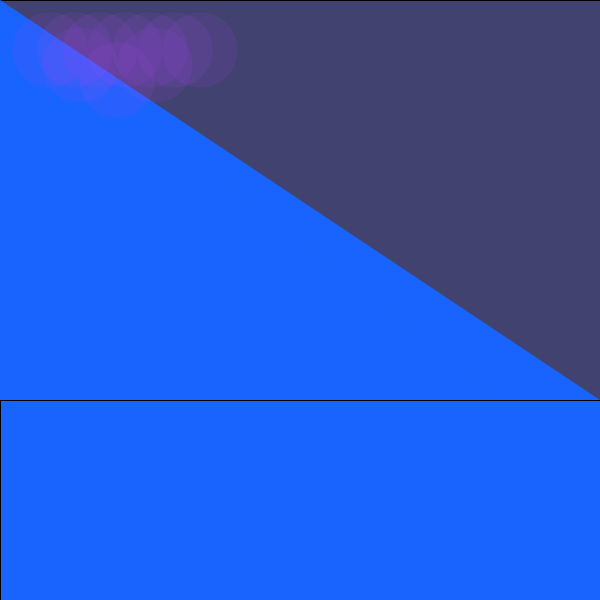
Frame 1 (no input)
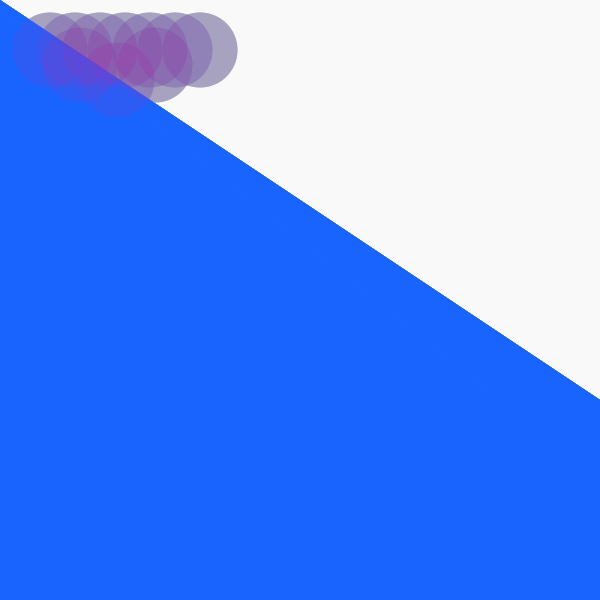
Frame 60 (the mouse pressed at the canvas centre just before this capture)
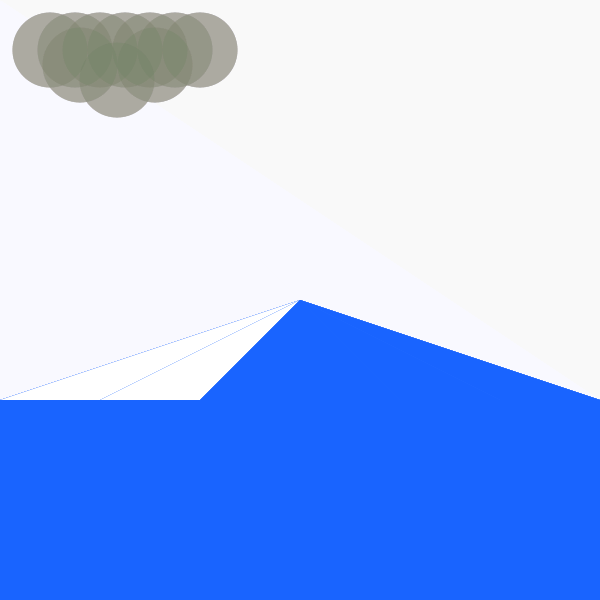
Frame 120 (the mouse held since frame 60 and released just before this capture)

The Processing sketch that drew these frames (run headless with seeded random() and noise(); from frame 60 on, the mouse is pressed at the canvas centre):

// Processing sketch: processing_148241
// ── processing_148241.pde

void setup()
{
  size(600,600);
  background(50,50,100);  
}
void draw()
{
  fill(255,255,255, 20);
  rect(0,0,600,400);
  fill(25,100,255);
  rect(0,400, 600,200);
  noStroke();
 triangle(0,400, mouseX, mouseY, 100,400);
if(mouseX>100)
  fill(255,255,255);
  triangle(0,400,mouseX, mouseY, 100,400);
if(mouseX>100)
  fill(25,100,255);
  triangle(100, 400, mouseX, mouseY, 200,400);
  if(mouseX>200)
  fill(255,255,255);
  triangle(100,400,mouseX, mouseY, 200,400);
if(mouseX>200)
  fill(25,100,255);
  triangle(200, 400, mouseX, mouseY, 300,400);
   if(mouseX>300)
  fill(255,255,255);
  triangle(200,400,mouseX, mouseY, 300,400);
if(mouseX>300)
  fill(25,100,255);
  triangle(300, 400, mouseX, mouseY, 400,400);
if(mouseX>400)
  fill(255,255,255);
  triangle(300,400,mouseX, mouseY, 400,400);
if(mouseX>400)
  fill(25,100,255);
  triangle(400, 400, mouseX, mouseY, 500,400);
 if(mouseX>500)
  fill(255,255,255);
  triangle(400,400,mouseX, mouseY, 500,400);
if(mouseX>500)
  fill(25,100,255);
  triangle(500, 400, mouseX, mouseY, 600,400);
   fill(random(255),random(255),random(255), 30);
  ellipse(50,50,75,75);
  ellipse(75,50,75,75);
  ellipse(100,50,75,75);
  ellipse(125,50,75,75);
  ellipse(150,50,75,75);
  ellipse(175,50,75,75);
  ellipse(200,50,75,75);
  ellipse(80,65,75,75);
  ellipse(155,65, 75,75);
  ellipse(117,80,75,75);
}
